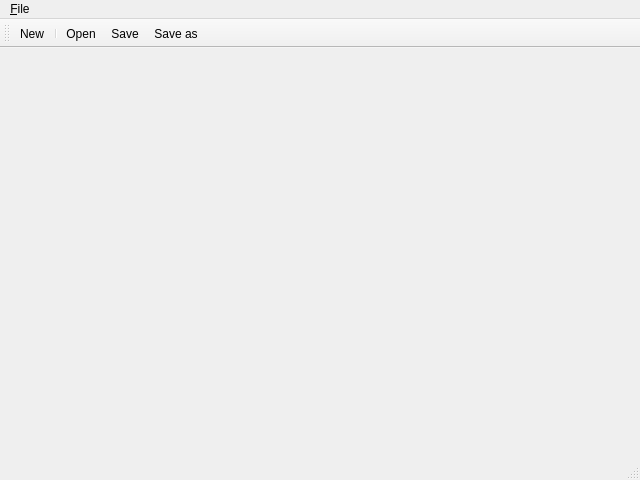
<?xml version="1.0" encoding="UTF-8"?>
<ui version="4.0">
 <class>MainWindow</class>
 <widget class="QMainWindow" name="MainWindow">
  <property name="geometry">
   <rect>
    <x>0</x>
    <y>0</y>
    <width>640</width>
    <height>480</height>
   </rect>
  </property>
  <property name="windowTitle">
   <string>My App</string>
  </property>
  <widget class="QWidget" name="centralwidget"/>
  <widget class="QMenuBar" name="menubar">
   <property name="geometry">
    <rect>
     <x>0</x>
     <y>0</y>
     <width>640</width>
     <height>33</height>
    </rect>
   </property>
   <widget class="QMenu" name="menu_File">
    <property name="title">
     <string>&amp;File</string>
    </property>
    <addaction name="action_New"/>
    <addaction name="separator"/>
    <addaction name="action_Open"/>
    <addaction name="action_Save"/>
    <addaction name="actionSave_as"/>
    <addaction name="separator"/>
    <addaction name="action_Quit"/>
   </widget>
   <addaction name="menu_File"/>
  </widget>
  <widget class="QStatusBar" name="statusbar"/>
  <widget class="QToolBar" name="toolBar">
   <property name="windowTitle">
    <string>toolBar</string>
   </property>
   <attribute name="toolBarArea">
    <enum>TopToolBarArea</enum>
   </attribute>
   <attribute name="toolBarBreak">
    <bool>false</bool>
   </attribute>
   <addaction name="action_New"/>
   <addaction name="separator"/>
   <addaction name="action_Open"/>
   <addaction name="action_Save"/>
   <addaction name="actionSave_as"/>
  </widget>
  <action name="action_New">
   <property name="icon">
    <iconset theme="QIcon::ThemeIcon::DocumentNew"/>
   </property>
   <property name="text">
    <string>&amp;New</string>
   </property>
  </action>
  <action name="action_Open">
   <property name="icon">
    <iconset theme="QIcon::ThemeIcon::DocumentOpen"/>
   </property>
   <property name="text">
    <string>&amp;Open...</string>
   </property>
  </action>
  <action name="action_Save">
   <property name="icon">
    <iconset theme="QIcon::ThemeIcon::DocumentSave"/>
   </property>
   <property name="text">
    <string>&amp;Save</string>
   </property>
  </action>
  <action name="actionSave_as">
   <property name="icon">
    <iconset theme="QIcon::ThemeIcon::DocumentSaveAs"/>
   </property>
   <property name="text">
    <string>Save as...</string>
   </property>
  </action>
  <action name="action_Quit">
   <property name="icon">
    <iconset theme="QIcon::ThemeIcon::ApplicationExit"/>
   </property>
   <property name="text">
    <string>&amp;Quit</string>
   </property>
  </action>
 </widget>
 <resources/>
 <connections/>
</ui>
